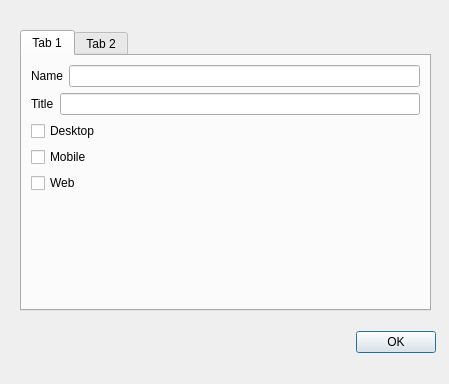
<?xml version="1.0" encoding="UTF-8"?>
<ui version="4.0">
 <class>Dialog</class>
 <widget class="QDialog" name="Dialog">
  <property name="geometry">
   <rect>
    <x>0</x>
    <y>0</y>
    <width>449</width>
    <height>384</height>
   </rect>
  </property>
  <property name="windowTitle">
   <string>Dialog</string>
  </property>
  <widget class="QTabWidget" name="tabWidget">
   <property name="geometry">
    <rect>
     <x>20</x>
     <y>30</y>
     <width>411</width>
     <height>281</height>
    </rect>
   </property>
   <property name="currentIndex">
    <number>0</number>
   </property>
   <widget class="QWidget" name="tab">
    <attribute name="title">
     <string>Tab 1</string>
    </attribute>
    <layout class="QVBoxLayout" name="verticalLayout_2">
     <item>
      <layout class="QGridLayout" name="gridLayout">
       <item row="0" column="0" colspan="2">
        <widget class="QLabel" name="label">
         <property name="text">
          <string>Name</string>
         </property>
        </widget>
       </item>
       <item row="0" column="2">
        <widget class="QLineEdit" name="txtName"/>
       </item>
       <item row="1" column="0">
        <widget class="QLabel" name="label_2">
         <property name="text">
          <string>Title</string>
         </property>
        </widget>
       </item>
       <item row="1" column="1" colspan="2">
        <widget class="QLineEdit" name="txtTitle"/>
       </item>
      </layout>
     </item>
     <item>
      <widget class="QCheckBox" name="checkBox">
       <property name="text">
        <string>Desktop</string>
       </property>
      </widget>
     </item>
     <item>
      <widget class="QCheckBox" name="checkBox_2">
       <property name="text">
        <string>Mobile</string>
       </property>
      </widget>
     </item>
     <item>
      <widget class="QCheckBox" name="checkBox_3">
       <property name="text">
        <string>Web</string>
       </property>
      </widget>
     </item>
     <item>
      <spacer name="verticalSpacer">
       <property name="orientation">
        <enum>Qt::Vertical</enum>
       </property>
       <property name="sizeHint" stdset="0">
        <size>
         <width>20</width>
         <height>40</height>
        </size>
       </property>
      </spacer>
     </item>
    </layout>
   </widget>
   <widget class="QWidget" name="tab_2">
    <attribute name="title">
     <string>Tab 2</string>
    </attribute>
    <layout class="QVBoxLayout" name="verticalLayout">
     <item>
      <widget class="QPlainTextEdit" name="plainTextEdit"/>
     </item>
    </layout>
   </widget>
  </widget>
  <widget class="QDialogButtonBox" name="buttonBox">
   <property name="geometry">
    <rect>
     <x>270</x>
     <y>330</y>
     <width>166</width>
     <height>25</height>
    </rect>
   </property>
   <property name="standardButtons">
    <set>QDialogButtonBox::Ok</set>
   </property>
  </widget>
 </widget>
 <resources/>
 <connections/>
</ui>
